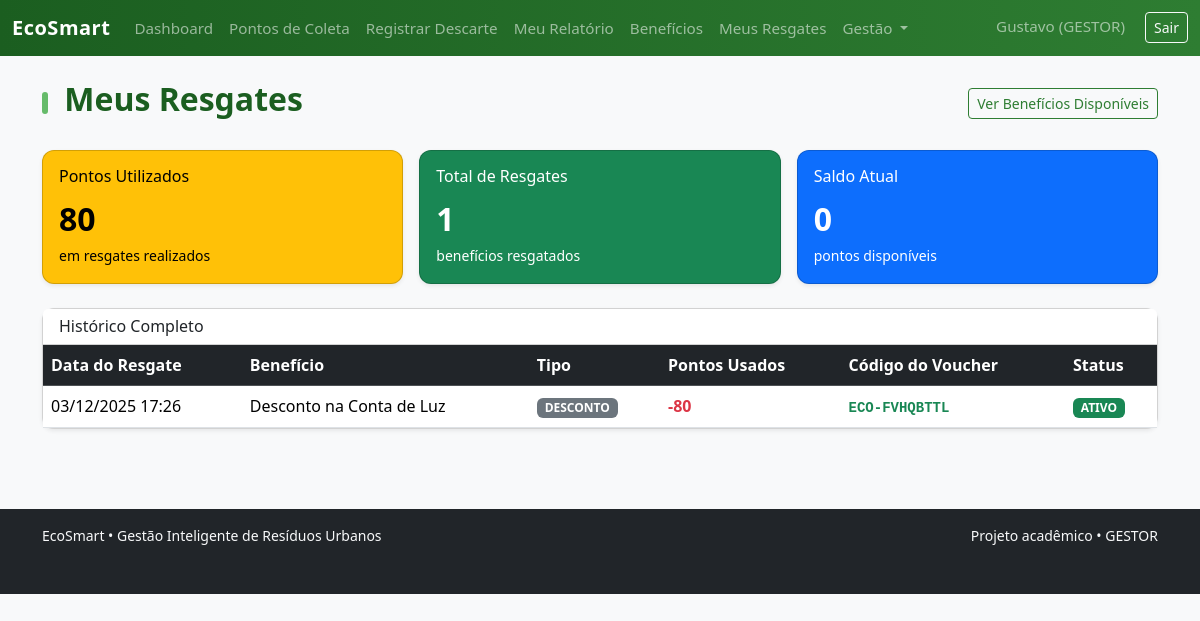
Before: /meus-resgates (signed in) with the older database file.
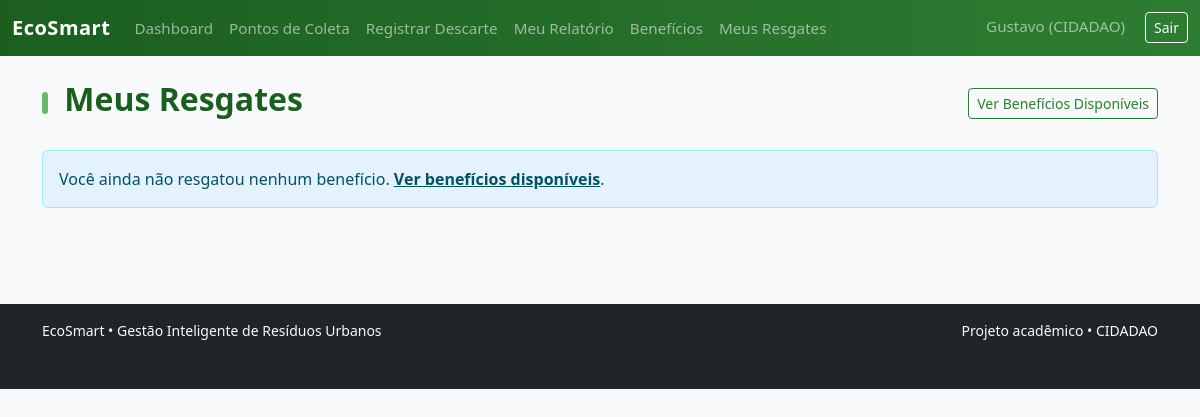
After: the same page with the newer database file.
### models.py (models this page shows)
class Usuario(db.Model, UserMixin):
    __tablename__ = "usuarios"
    id = db.Column(db.Integer, primary_key=True)
    nome = db.Column(db.String(100), nullable=False)
    email = db.Column(db.String(120), unique=True, nullable=False)
    senha_hash = db.Column(db.String(255), nullable=False)
    papel = db.Column(db.String(20), default="CIDADAO")
    data_cadastro = db.Column(db.DateTime, default=datetime.utcnow)
    saldo_pontos = db.Column(db.Integer, default=0)
    ativo = db.Column(db.Boolean, default=True)  # usuário ativo/inativo

class Resgate(db.Model):
    __tablename__ = "resgates"
    id = db.Column(db.Integer, primary_key=True)
    usuario_id = db.Column(db.Integer, db.ForeignKey("usuarios.id"), nullable=False)
    beneficio_id = db.Column(db.Integer, db.ForeignKey("beneficios.id"), nullable=False)
    data_resgate = db.Column(db.DateTime, default=datetime.utcnow)
    pontos_utilizados = db.Column(db.Integer, nullable=False)
    codigo_voucher = db.Column(db.String(50), nullable=False)
    status = db.Column(db.String(20), default="ATIVO")  # ATIVO, USADO, EXPIRADO

class Beneficio(db.Model):
    __tablename__ = "beneficios"
    id = db.Column(db.Integer, primary_key=True)
    nome = db.Column(db.String(120), nullable=False)
    descricao = db.Column(db.String(255), nullable=True)
    custo_pontos = db.Column(db.Integer, nullable=False)
    tipo = db.Column(db.String(50), nullable=True)  # ex.: DESCONTO, VOUCHER, ETC.
    ativo = db.Column(db.Boolean, default=True)

### blueprints/citizen.py (the view)
@citizen_bp.route("/meus-resgates")
@login_required
def meus_resgates():
    resgates = (
        Resgate.query
        .filter_by(usuario_id=current_user.id)
        .order_by(Resgate.data_resgate.desc())
        .all()
    )
    resgates_detalhados = []
    for r in resgates:
        beneficio = Beneficio.query.get(r.beneficio_id)
        resgates_detalhados.append({
            "id": r.id,
            "data_resgate": r.data_resgate,
            "nome_beneficio": beneficio.nome if beneficio else f"Benefício #{r.beneficio_id}",
            "tipo_beneficio": beneficio.tipo if beneficio else "—",
            "pontos_utilizados": r.pontos_utilizados,
            "codigo_voucher": r.codigo_voucher,
            "status": r.status,
        })
    total_pontos_gastos = sum(r["pontos_utilizados"] for r in resgates_detalhados)
    return render_template(
        "meus_resgates.html",
        resgates=resgates_detalhados,
        total_pontos_gastos=total_pontos_gastos,
    )

### app.py (called while the page is built)
@login_manager.user_loader
def load_user(user_id):
    return Usuario.query.get(int(user_id))

### templates/meus_resgates.html (shortened to what this page needs)
{% extends "base.html" %}
{% block content %}
<div class="d-flex justify-content-between align-items-center mb-4">
  <h2> Meus Resgates</h2>
  <a href="{{ url_for('citizen.beneficios') }}" class="btn btn-outline-success btn-sm">
     Ver Benefícios Disponíveis
  </a>
</div>
{% if resgates %}
<div class="row g-3 mb-4">
  <div class="col-md-4">
    <div class="card text-bg-warning shadow-sm">
      <div class="card-body">
        <h6 class="card-title"> Pontos Utilizados</h6>
        <p class="fs-2 fw-bold mb-0">{{ total_pontos_gastos }}</p>
        <small>em resgates realizados</small>
      </div>
    </div>
  </div>
  <div class="col-md-4">
    <div class="card text-bg-success shadow-sm">
      <div class="card-body">
        <h6 class="card-title"> Total de Resgates</h6>
        <p class="fs-2 fw-bold mb-0">{{ resgates|length }}</p>
        <small>benefícios resgatados</small>
      </div>
    </div>
  </div>
  <div class="col-md-4">
    <div class="card text-bg-primary shadow-sm">
      <div class="card-body">
        <h6 class="card-title"> Saldo Atual</h6>
        <p class="fs-2 fw-bold mb-0">{{ current_user.saldo_pontos }}</p>
        <small>pontos disponíveis</small>
      </div>
    </div>
  </div>
</div>
<div class="card shadow-sm">
  <div class="card-header bg-white">
    <h6 class="mb-0"> Histórico Completo</h6>
  </div>
  <div class="card-body p-0">
    <div class="table-responsive">
      <table class="table table-hover mb-0">
        <thead class="table-dark">
          <tr>
            <th>Data do Resgate</th>
            <th>Benefício</th>
            <th>Tipo</th>
            <th>Pontos Usados</th>
            <th>Código do Voucher</th>
            <th>Status</th>
          </tr>
        </thead>
        <tbody>
          {% for r in resgates %}
          <tr>
            <td>{{ r.data_resgate.strftime("%d/%m/%Y %H:%M") }}</td>
            <td>{{ r.nome_beneficio }}</td>
            <td><span class="badge bg-secondary">{{ r.tipo_beneficio }}</span></td>
            <td><span class="text-danger fw-bold">-{{ r.pontos_utilizados }}</span></td>
            <td>
              <code class="text-success fw-bold">{{ r.codigo_voucher }}</code>
            </td>
            <td>
              {% if r.status == "ATIVO" %}
                <span class="badge bg-success">ATIVO</span>
              {% elif r.status == "USADO" %}
                <span class="badge bg-secondary">USADO</span>
              {% else %}
                <span class="badge bg-warning text-dark">{{ r.status }}</span>
              {% endif %}
            </td>
          </tr>
          {% endfor %}
        </tbody>
      </table>
    </div>
  </div>
</div>
{% else %}
<div class="alert alert-info mt-3">
   Você ainda não resgatou nenhum benefício.
  <a href="{{ url_for('citizen.beneficios') }}" class="alert-link">Ver benefícios disponíveis</a>.
</div>
{% endif %}
{% endblock %}

### templates/base.html (shortened to what this page needs)
<!doctype html>
<html lang="pt-BR">
<head>
    <link
        href="https://cdn.jsdelivr.net/npm/bootstrap@5.3.2/dist/css/bootstrap.min.css"
        rel="stylesheet"
    >
    <link rel="stylesheet" href="{{ url_for('static', filename='ecosmart.css') }}">
</head>
<body class="bg-light">
<nav class="navbar navbar-expand-lg navbar-dark bg-success">
  <div class="container-fluid">
    <a class="navbar-brand" href="{{ url_for('main.index') }}">EcoSmart</a>
    <div class="collapse navbar-collapse" id="navbarEco">
      <ul class="navbar-nav me-auto mb-2 mb-lg-0">
  {% if current_user.is_authenticated %}
    <li class="nav-item">
      <a class="nav-link" href="{{ url_for('main.dashboard') }}">
         Dashboard
      </a>
    </li>
    <li class="nav-item">
      <a class="nav-link" href="{{ url_for('citizen.pontos') }}">
         Pontos de Coleta
      </a>
    </li>
    <li class="nav-item">
      <a class="nav-link" href="{{ url_for('citizen.registrar_descarte') }}">
         Registrar Descarte
      </a>
    </li>
    <li class="nav-item">
      <a class="nav-link" href="{{ url_for('citizen.relatorio_pessoal') }}">
         Meu Relatório
      </a>
    </li>
    <li class="nav-item">
      <a class="nav-link" href="{{ url_for('citizen.beneficios') }}">
         Benefícios
      </a>
    </li>
    <li class="nav-item">
      <a class="nav-link" href="{{ url_for('citizen.meus_resgates') }}">
         Meus Resgates
      </a>
    </li>
    {% if current_user.papel in ["GESTOR", "ADMIN"] %}
    <li class="nav-item dropdown">
        <a class="nav-link dropdown-toggle" href="#" role="button" data-bs-toggle="dropdown">
             Gestão
        </a>
          </li>
          {% endif %}
        {% endif %}
      </ul>
      <ul class="navbar-nav ms-auto mb-2 mb-lg-0">
        {% if current_user.is_authenticated %}
          <li class="nav-item">
          <span class="navbar-text me-3">
               {{ current_user.nome }} ({{ current_user.papel }})
          </span>
          <a class="btn btn-outline-light btn-sm" href="{{ url_for('auth.logout') }}">
             Sair
          </a>
        {% endif %}
      </ul>
    </div>
  </div>
</nav>
<div class="container mt-4">
  {% block content %}{% endblock %}
</div>
<footer class="mt-5 py-3 bg-dark text-light">
  <div class="container small d-flex flex-wrap justify-content-between gap-2">
    <span>
       EcoSmart • Gestão Inteligente de Resíduos Urbanos
    </span>
    <span>
      Projeto acadêmico • {{ current_user.papel if current_user.is_authenticated else "Usuário visitante" }}
    </span>
  </div>
</footer>
</body>
</html>

Changed rows visible on the page:
removed Resgate: data_resgate "03/12/2025 17:26", codigo_voucher "ECO-FVHQBTTL"
no longer on this page (row unchanged): Beneficio: nome_beneficio "Desconto na Conta de Luz", tipo_beneficio "DESCONTO"
changed Usuario "Gustavo": papel "GESTOR" → "CIDADAO"; saldo_pontos "0" → (not shown)
Other visible differences:
{{ total_pontos_gastos }}: "80" → (not shown)
{{ resgates|length }}: "1" → (not shown)
text no longer shown: "Gestão Pontos Utilizados em resgates realizados Total de Resgates benefícios resgatados Saldo Atual pontos disponíveis Histórico Completo Data do Resgate Benefício Tipo Pontos Usados Código do Voucher Status"
text now shown: "Você ainda não resgatou nenhum benefício. Ver benefícios disponíveis ."
list line gone: "- 80 ATIVO"
